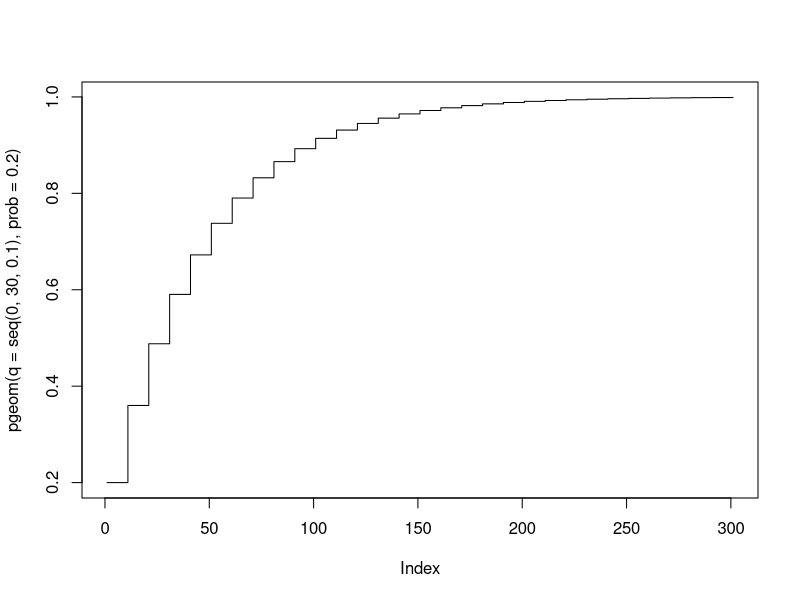

The R script that drew this image:
## ---- chunk 1
ppois(q = 15, lambda = 12) * 100
## ---- chunk 2
ppois(q = 18, lambda = 12, lower.tail = FALSE) * 100
# ekvivalentno
(1 - ppois(q = 18, lambda = 12)) * 100
## ---- chunk 3
pgeom(q = seq(0, 30, 0.1), prob = 0.2) |> plot(type = "s")
## ---- chunk 4
dbinom(x = 15, size = 500, prob = 0.02) * 100
